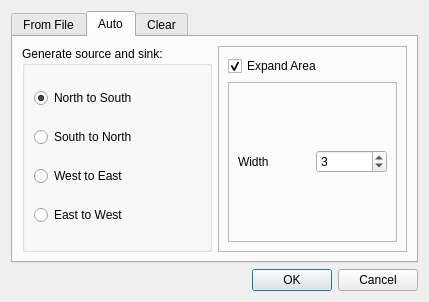
<?xml version="1.0" encoding="UTF-8"?>
<ui version="4.0">
 <class>SourceSinkDialog</class>
 <widget class="QDialog" name="SourceSinkDialog">
  <property name="geometry">
   <rect>
    <x>0</x>
    <y>0</y>
    <width>429</width>
    <height>302</height>
   </rect>
  </property>
  <property name="windowTitle">
   <string>Assign Source and Target</string>
  </property>
  <layout class="QVBoxLayout" name="verticalLayout">
   <item>
    <widget class="QTabWidget" name="tabWidget">
     <property name="currentIndex">
      <number>1</number>
     </property>
     <widget class="QWidget" name="tab">
      <attribute name="title">
       <string>From File</string>
      </attribute>
      <layout class="QVBoxLayout" name="verticalLayout_5">
       <item>
        <widget class="QFrame" name="frame_3">
         <property name="frameShape">
          <enum>QFrame::StyledPanel</enum>
         </property>
         <property name="frameShadow">
          <enum>QFrame::Raised</enum>
         </property>
         <layout class="QGridLayout" name="gridLayout">
          <item row="1" column="2">
           <widget class="QLineEdit" name="sourceText">
            <property name="text">
             <string>maps/sourcesink.tif</string>
            </property>
           </widget>
          </item>
          <item row="1" column="3">
           <widget class="QPushButton" name="sourcePb">
            <property name="text">
             <string>Find</string>
            </property>
           </widget>
          </item>
          <item row="2" column="3">
           <widget class="QSpinBox" name="srcValSpinBox">
            <property name="value">
             <number>1</number>
            </property>
           </widget>
          </item>
          <item row="1" column="0">
           <widget class="QLabel" name="label_4">
            <property name="text">
             <string>Source</string>
            </property>
           </widget>
          </item>
          <item row="3" column="2">
           <widget class="QLabel" name="label_3">
            <property name="text">
             <string>Target Value</string>
            </property>
           </widget>
          </item>
          <item row="2" column="2">
           <widget class="QLabel" name="label_2">
            <property name="text">
             <string>Source Value</string>
            </property>
           </widget>
          </item>
          <item row="3" column="3">
           <widget class="QSpinBox" name="snkValSpinBox">
            <property name="value">
             <number>2</number>
            </property>
           </widget>
          </item>
         </layout>
        </widget>
       </item>
      </layout>
     </widget>
     <widget class="QWidget" name="tab_2">
      <attribute name="title">
       <string>Auto</string>
      </attribute>
      <layout class="QHBoxLayout" name="horizontalLayout">
       <item>
        <widget class="QGroupBox" name="groupBox">
         <property name="title">
          <string>Generate source and sink:</string>
         </property>
         <layout class="QVBoxLayout" name="verticalLayout_3">
          <item>
           <widget class="QRadioButton" name="radioButton_2">
            <property name="text">
             <string>North to South</string>
            </property>
            <property name="checked">
             <bool>true</bool>
            </property>
           </widget>
          </item>
          <item>
           <widget class="QRadioButton" name="radioButton">
            <property name="text">
             <string>South to North</string>
            </property>
           </widget>
          </item>
          <item>
           <widget class="QRadioButton" name="radioButton_3">
            <property name="text">
             <string>West to East</string>
            </property>
           </widget>
          </item>
          <item>
           <widget class="QRadioButton" name="radioButton_4">
            <property name="text">
             <string>East to West</string>
            </property>
           </widget>
          </item>
         </layout>
        </widget>
       </item>
       <item>
        <widget class="QFrame" name="frame">
         <property name="frameShape">
          <enum>QFrame::StyledPanel</enum>
         </property>
         <property name="frameShadow">
          <enum>QFrame::Raised</enum>
         </property>
         <layout class="QVBoxLayout" name="verticalLayout_4">
          <item>
           <widget class="QCheckBox" name="checkBox_2">
            <property name="text">
             <string>Expand Area</string>
            </property>
            <property name="checked">
             <bool>true</bool>
            </property>
           </widget>
          </item>
          <item>
           <widget class="QFrame" name="frame_2">
            <property name="frameShape">
             <enum>QFrame::StyledPanel</enum>
            </property>
            <property name="frameShadow">
             <enum>QFrame::Raised</enum>
            </property>
            <layout class="QHBoxLayout" name="horizontalLayout_2">
             <item>
              <widget class="QLabel" name="label">
               <property name="text">
                <string>Width</string>
               </property>
              </widget>
             </item>
             <item>
              <widget class="QSpinBox" name="spinBox_2">
               <property name="value">
                <number>3</number>
               </property>
              </widget>
             </item>
            </layout>
           </widget>
          </item>
         </layout>
        </widget>
       </item>
      </layout>
     </widget>
     <widget class="QWidget" name="tab_3">
      <attribute name="title">
       <string>Clear</string>
      </attribute>
      <layout class="QHBoxLayout" name="horizontalLayout_3">
       <item>
        <widget class="QGroupBox" name="groupBox_2">
         <property name="title">
          <string>Clear Source and Target</string>
         </property>
         <layout class="QVBoxLayout" name="verticalLayout_2">
          <item>
           <widget class="QRadioButton" name="clearSourceRB">
            <property name="text">
             <string>Clear source</string>
            </property>
            <property name="checked">
             <bool>false</bool>
            </property>
           </widget>
          </item>
          <item>
           <widget class="QRadioButton" name="clearTargetRB">
            <property name="text">
             <string>Clear target</string>
            </property>
           </widget>
          </item>
          <item>
           <widget class="QRadioButton" name="clearBothRB">
            <property name="text">
             <string>Clear both source and target</string>
            </property>
            <property name="checked">
             <bool>true</bool>
            </property>
           </widget>
          </item>
         </layout>
        </widget>
       </item>
      </layout>
     </widget>
    </widget>
   </item>
   <item>
    <widget class="QDialogButtonBox" name="buttonBox">
     <property name="orientation">
      <enum>Qt::Horizontal</enum>
     </property>
     <property name="standardButtons">
      <set>QDialogButtonBox::Cancel|QDialogButtonBox::Ok</set>
     </property>
    </widget>
   </item>
  </layout>
 </widget>
 <resources/>
 <connections>
  <connection>
   <sender>buttonBox</sender>
   <signal>accepted()</signal>
   <receiver>SourceSinkDialog</receiver>
   <slot>accept()</slot>
   <hints>
    <hint type="sourcelabel">
     <x>248</x>
     <y>254</y>
    </hint>
    <hint type="destinationlabel">
     <x>157</x>
     <y>274</y>
    </hint>
   </hints>
  </connection>
  <connection>
   <sender>buttonBox</sender>
   <signal>rejected()</signal>
   <receiver>SourceSinkDialog</receiver>
   <slot>reject()</slot>
   <hints>
    <hint type="sourcelabel">
     <x>316</x>
     <y>260</y>
    </hint>
    <hint type="destinationlabel">
     <x>286</x>
     <y>274</y>
    </hint>
   </hints>
  </connection>
 </connections>
</ui>
